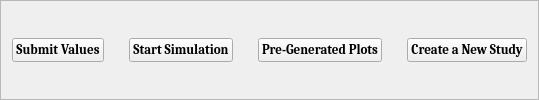
            <widget class="QFrame" name="buttonsframe">
             <property name="enabled">
              <bool>true</bool>
             </property>
             <property name="sizePolicy">
              <sizepolicy hsizetype="Preferred" vsizetype="Minimum">
               <horstretch>0</horstretch>
               <verstretch>0</verstretch>
              </sizepolicy>
             </property>
             <property name="frameShape">
              <enum>QFrame::StyledPanel</enum>
             </property>
             <property name="frameShadow">
              <enum>QFrame::Raised</enum>
             </property>
             <layout class="QHBoxLayout" name="horizontalLayout_3">
              <property name="spacing">
               <number>25</number>
              </property>
              <property name="topMargin">
               <number>0</number>
              </property>
              <property name="bottomMargin">
               <number>0</number>
              </property>
              <item>
               <widget class="QPushButton" name="checkvalues">
                <property name="font">
                 <font>
                  <family>Cambria</family>
                  <pointsize>10</pointsize>
                  <weight>75</weight>
                  <italic>false</italic>
                  <bold>true</bold>
                  <kerning>true</kerning>
                 </font>
                </property>
                <property name="text">
                 <string>Submit Values</string>
                </property>
               </widget>
              </item>
              <item>
               <widget class="QPushButton" name="runsim">
                <property name="font">
                 <font>
                  <family>Cambria</family>
                  <pointsize>10</pointsize>
                  <weight>75</weight>
                  <italic>false</italic>
                  <bold>true</bold>
                  <kerning>true</kerning>
                 </font>
                </property>
                <property name="text">
                 <string>Start Simulation</string>
                </property>
               </widget>
              </item>
              <item>
               <widget class="QPushButton" name="generatedPlots">
                <property name="font">
                 <font>
                  <family>Cambria</family>
                  <pointsize>10</pointsize>
                  <weight>75</weight>
                  <italic>false</italic>
                  <bold>true</bold>
                  <kerning>true</kerning>
                 </font>
                </property>
                <property name="text">
                 <string>Pre-Generated Plots</string>
                </property>
               </widget>
              </item>
              <item>
               <widget class="QPushButton" name="createstudy">
                <property name="font">
                 <font>
                  <family>Cambria</family>
                  <pointsize>10</pointsize>
                  <weight>75</weight>
                  <italic>false</italic>
                  <bold>true</bold>
                  <kerning>true</kerning>
                 </font>
                </property>
                <property name="text">
                 <string>Create a New Study</string>
                </property>
               </widget>
              </item>
             </layout>
            </widget>
